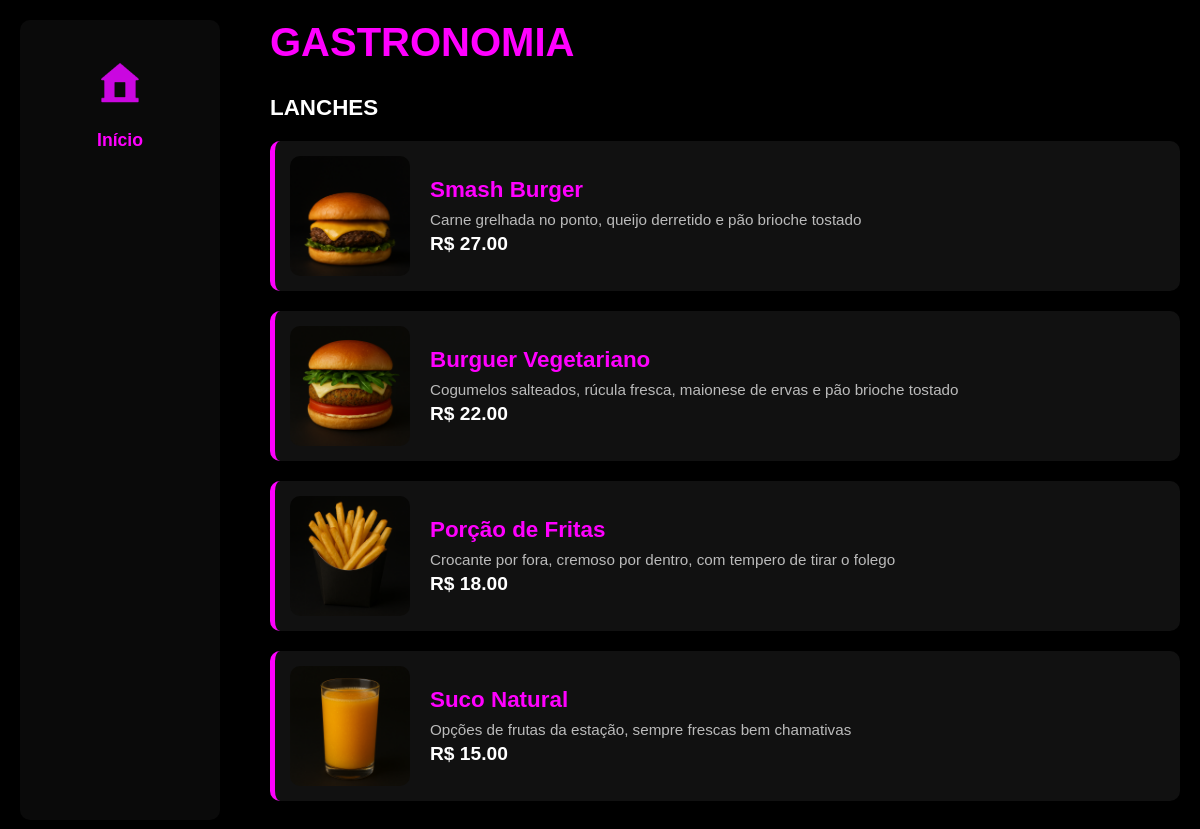
/bar/, run on the app's committed database.
### bar/models.py (models this page shows, shortened)
class Produto(models.Model):
    nome = models.CharField(max_length=100)
    descricao = models.TextField()
    preco = models.IntegerField(help_text="Preço em centavos")
    imagem = models.CharField(max_length= 200)
    ativo = models.BooleanField(default=True)

### bar/views.py (the view)
# urls.py: path('', pagina_bar, name= 'pagina_bar'),
def pagina_bar(request):
    produtos = Produto.objects.filter(ativo=True)
    return render(request, 'frontend/bar.html', {'produtos': produtos})

### templates/frontend/bar.html (shortened to what this page needs)
{% load static %}
<!DOCTYPE html>
<html lang="pt-br">
<head>
  <link href="https://fonts.cdnfonts.com/css/gagalin" rel="stylesheet">
  <link rel="stylesheet" href="{% static 'css/bar.css' %}">
</head>
<body>
  <div class="sidebar">
    <a href="..">
      <img src="{% static 'img/inicio.png' %}" alt="Início">
      Início
    </a>
  </div>
  <div class="conteudo">
    <h1 class="titulo">GASTRONOMIA</h1>
    <h2 class="categoria">LANCHES</h2>
    <div class="cardapio">
        {% for produto in produtos %}
          <form method="POST" action="{% url 'iniciar_pagamento_produto' produto.id %}">
            <div class="item" onclick="this.parentElement.submit()">
              <img src="{% static produto.imagem %}" alt="{{ produto.nome }}">
              <div class="info">
                <div class="nome">{{ produto.nome }}</div>
                <div class="descricao">{{ produto.descricao }}</div>
                <div class="preco">R$ {{ produto.preco|floatformat:2 }}</div>
              </div>
            </div>
          </form>
        {% endfor %}
</div>
  </div>
</body>
</html>

### static/css/bar.css (style rules this page uses)
* { margin: 0; padding: 0; box-sizing: border-box; font-family: 'Arial', sans-serif; }
body { background-color: #000; color: #fff; padding: 20px; display: flex; flex-direction: row; gap: 50px; }
.sidebar { width: 200px; background-color: #0a0a0a; display: flex; flex-direction: column; align-items: center; padding-top: 20px; min-height: 100vh; border-radius: 10px; }
.sidebar img { display: block; margin: 0 auto; width: 90px; }
.sidebar a { display: block; color: #ff00ff; text-decoration: none; font-size: 1.1em; font-weight: bold; transition: 0.3s; text-align: center; }
.conteudo { flex: 1; }
.titulo { font-size: 2.5em; font-family: 'Gagalin', sans-serif; color: #ff00ff; margin-bottom: 30px; }
.categoria { font-size: 1.4em; font-weight: bold; margin-bottom: 20px; color: #fff; }
.cardapio { display: flex; flex-direction: column; gap: 20px; }
.item { display: flex; align-items: center; gap: 20px; background-color: #111; border-left: 5px solid #ff00ff; border-radius: 10px; padding: 15px; }
.item img { width: 120px; height: 120px; border-radius: 10px; object-fit: cover; }
.info { flex: 1; }
.nome { font-size: 1.4em; font-weight: bold; color: #ff00ff; margin-bottom: 8px; }
.descricao { font-size: 0.95em; color: #bbb; margin-bottom: 5px; }
.preco { font-size: 1.2em; font-weight: bold; color: #fff; }

### data on the page
Produto: imagem (picture), nome "Smash Burger", descricao "Carne grelhada no ponto, queijo derretido e pão brioche tostado", preco "27.00"
Produto: imagem (picture), nome "Burguer Vegetariano", descricao "Cogumelos salteados, rúcula fresca, maionese de ervas e pão brioche tostado", preco "22.00"
Produto: imagem (picture), nome "Porção de Fritas", descricao "Crocante por fora, cremoso por dentro, com tempero de tirar o folego", preco "18.00"
Produto: imagem (picture), nome "Suco Natural", descricao "Opções de frutas da estação, sempre frescas bem chamativas", preco "15.00"
